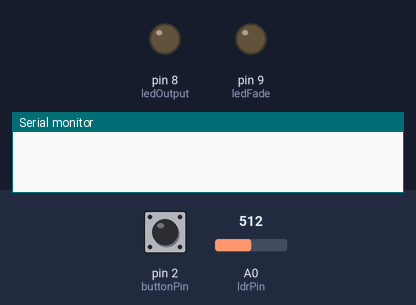
Bench run of a sketch on a simulated Arduino Uno, built with avr-gcc and run on an emulated ATmega328P. On the bench: output pins drawn as LEDs (lit = HIGH), the last lines printed to the serial monitor. The inputs (shaded band) are chosen by the test bench; at power-on: pin 2 (buttonPin) HIGH, A0 (ldrPin) = 512.

Above: at 1.2 s.
1.3 s: pin 2 (buttonPin) pulled LOW for 1 s
At 1.47 s:
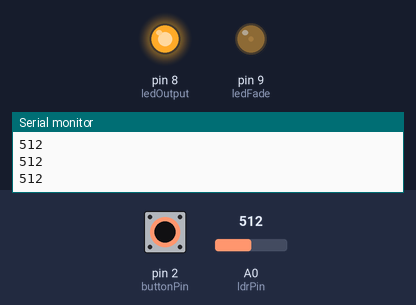
At 2.07 s:
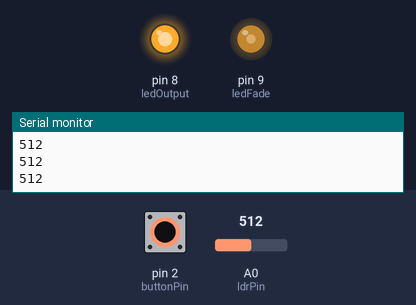
3.8 s: pin 2 (buttonPin) pulled LOW for 3.2 s
At 3.97 s:
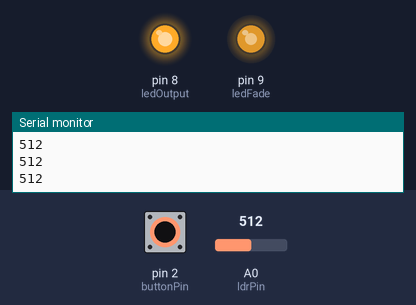
Timing chart, 0 to 8.5 s (numbered marks = the images above; inputs shaded):
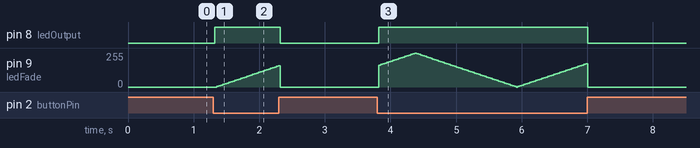

Measured:
- after the input at 1.3 s, pin 8 (ledOutput): LOW → HIGH at once, → LOW 1.0 s later; pin 9 (ledFade): rises from 0/255 to 160/255 in 0.94 s, then falls to 0/255 in 0.03 s
- after the input at 3.8 s, pin 8 (ledOutput): LOW → HIGH at once, → LOW 3.2 s later

The sketch:

Digitl_plus_analog_week9.ino
```cpp
int ledFade = 9;     // fading LED
int ledOutput = 8;   // digital LED
int buttonPin = 2;
int ldrPin = A0;

int brightness = 0;
int fadeAmount = 5;

void setup() {
  pinMode(ledFade, OUTPUT);
  pinMode(ledOutput, OUTPUT);
  pinMode(buttonPin, INPUT_PULLUP);

  Serial.begin(9600);
}

void loop() {

  int buttonState = digitalRead(buttonPin);

  if (buttonState == LOW) {
    analogWrite(ledFade, brightness);
    brightness += fadeAmount;

    if (brightness <= 0 || brightness >= 255) {
      fadeAmount = -fadeAmount;
    }
    int ldrValue = analogRead(ldrPin);
    Serial.println(ldrValue);

    if (ldrValue < 600) {
      digitalWrite(ledOutput, HIGH);
    } else {
      digitalWrite(ledOutput, LOW);
    }

  } else {

    analogWrite(ledFade, 0);
    digitalWrite(ledOutput, LOW);
  }

  delay(30);
}
```
